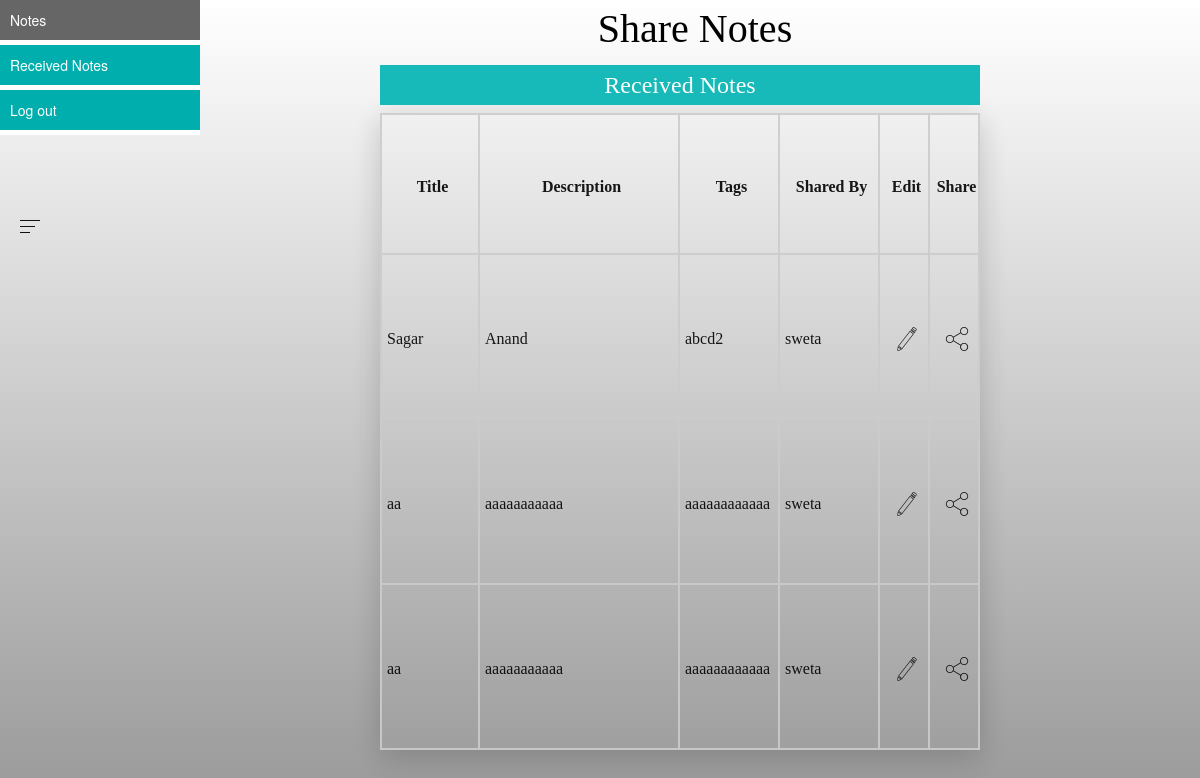
/rec_notes.php (signed in), run on the app's committed database.
### tables this page shows
CREATE TABLE IF NOT EXISTS `user_notes` (
  `un_id` int(11) NOT NULL AUTO_INCREMENT,
  `permission` varchar(100) NOT NULL,
  `shareby` varchar(255) NOT NULL,
  `shareto` varchar(255) NOT NULL,
  `user_id` int(11) NOT NULL,
  `note_id` int(11) NOT NULL,
  PRIMARY KEY (`un_id`),
  KEY `fk_user` (`user_id`),
  KEY `fk_note` (`note_id`)
);

CREATE TABLE IF NOT EXISTS `notes3` (
  `note_id` int(11) NOT NULL AUTO_INCREMENT,
  `title` varchar(255) NOT NULL,
  `description` text NOT NULL,
  `tags` varchar(355) NOT NULL,
  `user_id` int(11) NOT NULL,
  PRIMARY KEY (`note_id`),
  KEY `fk_user` (`user_id`)
);

### rec_notes.php (the view, shortened to what this page needs)
<?php
include("connection.php");
include("left_menu.php");
$name=$_SESSION['name'];
?>
<!DOCTYPE html PUBLIC "-//W3C//DTD XHTML 1.0 Transitional//EN" "http://www.w3.org/TR/xhtml1/DTD/xhtml1-transitional.dtd">
<html xmlns="http://www.w3.org/1999/xhtml">
<head>
<link href="bower_components/bootstrap/dist/css/bootstrap.min.css" rel="stylesheet" />
<link href="my_css/my_s.css" rel="stylesheet" />
</head>
<body class="home_bg">
<div class="container">
<div class = "row" >
<div align="center"><a href="home.php" class="logo_h">Share Notes</a></div>
<form action="view_notes.php" method="post">
<div class="container">
<div class = "row">
<div class="pad_left">
<?php
include("menu.php");
?>
<?php
$query="SELECT notes3.title,notes3.description,notes3.tags,user_notes.note_id,user_notes.shareto,user_notes.shareby FROM notes3,user_notes WHERE user_notes.shareto='$name' AND notes3.note_id=user_notes.note_id";
$result=mysqli_query($con,$query);
$count=mysqli_fetch_row($result);
if($count==0)
{
	print "<p class='error'>You have no notes yet Add new Notes!</p>";
}
else
{
	print "
<table class='view_table'>
<tr><caption>
<div class='login' align='center'>Received Notes</div></caption></tr>
</tr>
<tr>
<th class='tdv'>
<div class='login_font' align='center'>Title</div></th>
</td>
<th class='tdv'>
<div class='login_font' align='center'>Description</div></th>
<th class='tdv'>
<div class='login_font' align='center'>Tags</div></th>
<th class='tdv'>
<div class='login_font' align='center'>Shared By</div></th>
<th class='tdv'>
<div class='login_font' align='center'>Edit</div></th>
<th class='tdv'>
<div class='login_font' align='center'>Share</div></th>
</tr>";
}
$query="SELECT notes3.title,notes3.description,notes3.tags,user_notes.note_id,user_notes.shareto,user_notes.shareby,user_notes.un_id FROM notes3,user_notes WHERE user_notes.shareto='$name' AND notes3.note_id=user_notes.note_id";
$result=mysqli_query($con,$query);
while($rows=mysqli_fetch_array($result))
    {
?>
<tr class='trv'>
<td class='tdv'><div class='login_font' align='left'>
<?php echo $rows['title']; ?>
</div></td>
<td class='tdv' width=200><div class='login_font' align='left'>
<?php echo $rows['description']; ?>
</div></td>
<td class='tdv' width=100><div class='login_font' align='left'>
<?php echo $rows['tags']; ?></div></td>
<td class='tdv' width=100><div class='login_font' align='left'>
<?php echo $rows['shareby']; ?></div></td>
<td class='tdv' width=50>
<div class='login_font' align='center'>
<a href='check_permission.php?<?php echo "note_id=$rows[un_id]";?>'>
<img src='images/edit.png'></a></div></td>
<td class='tdv' width=50>
<div class='login_font' align='center'>
<a href='check_permission_share.php?<?php echo "note_id=$rows[un_id]";?>'>
<img src='images/share.png'></a></div></td>
</tr>
<?php
}
?>
</table>
</form>
</div></div></div>
</body>
</html>

### my_css/my_s.css (style rules this page uses)
.pad_left { padding-left:380px; }
.view_table { width:600px; border: solid 1px; border-color: #CACACA; border-bottom-color: #33CC99; border-style: solid; z-index: 1; opacity: 0.9; height:100%; box-shadow: 0px 7px 29px 0px rgba(0,0,0,0.2); }
.login_font { color:#000; font-size:16px; font-family:Adobe Garamond Pro; padding-top:10px; padding-left:5px; }
.login { font-size:24px; color:#FFF; font-family:Adobe Garamond Pro; background-color:#00B3B3; height:40px; padding-top:7px; }
.logo_h { font-size:40px; font-family:Freestyle Script; color:#000; padding-left:220px; }
.home_bg { background-image:linear-gradient(white,#999); height:637px; width:100px; }
.tdv { list-style:none; padding-bottom:5px; border:2px solid; border-color:#CCC; }

### data on the page
user_notes: note.title "Sagar", note.description "Anand", note.tags "abcd2", shareby "sweta"
user_notes: note.title "aa", note.description "aaaaaaaaaaa", note.tags "aaaaaaaaaaaa", shareby "sweta"
user_notes: note.title "aa", note.description "aaaaaaaaaaa", note.tags "aaaaaaaaaaaa", shareby "sweta"
